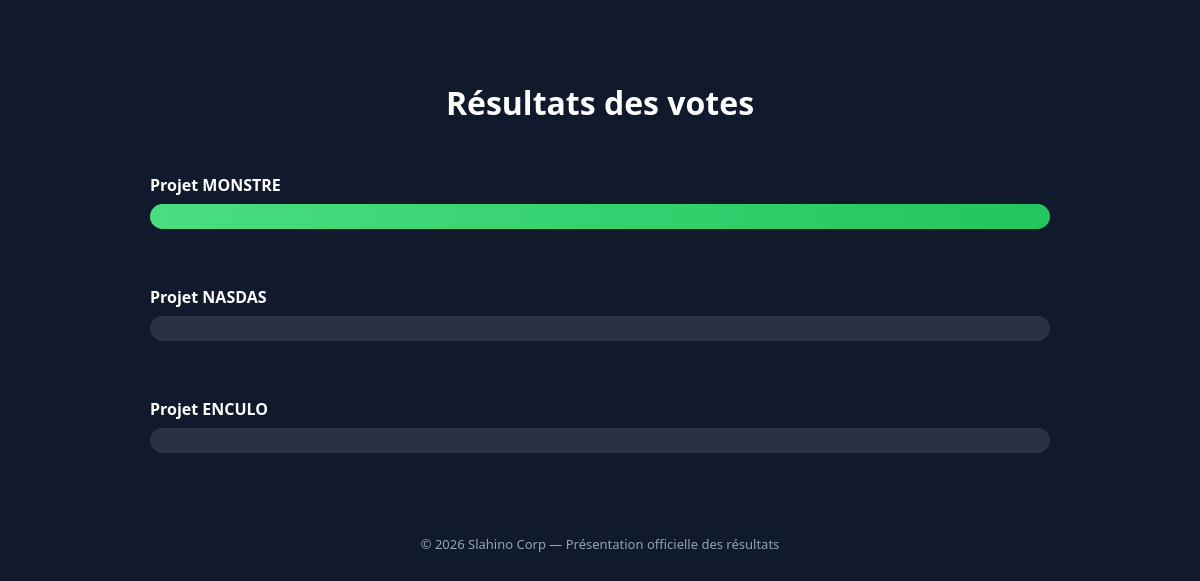
The app's page /resultats, older data.
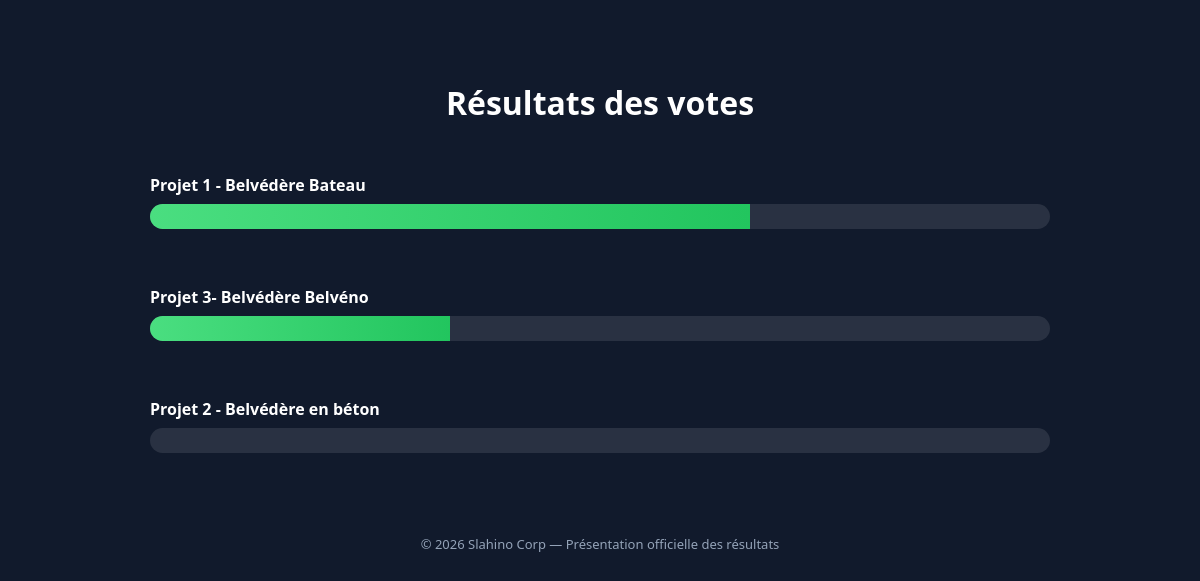
The same page, newer data.
### tables this page shows
CREATE TABLE projets (
    id INTEGER PRIMARY KEY AUTOINCREMENT,
    nom TEXT NOT NULL,
    image TEXT NOT NULL,
    description TEXT NOT NULL,
    nb_votes INTEGER DEFAULT 0
);

### routes/resultat.py (the view)
@resultat_bp.route("/resultats")
def resultats():
    date_resultats = datetime(2026, 3, 3, 23, 21)
    if datetime.now() <= date_resultats:
        return render_template("compte_a_rebours.html",
                               date=date_resultats.strftime("%Y-%m-%d %H:%M:%S"))
    conn = get_connection()
    cursor = conn.cursor()
    cursor.execute( """
        SELECT nom, nb_votes
        FROM projets
        ORDER BY nb_votes DESC
   """ )
    projets = cursor.fetchall()
    conn.close()
    total_votes = sum(p[1] for p in projets) if projets else 0
    return render_template("results.html", projets=projets, total_votes=total_votes)

### services/database.py (called while the page is built)
def get_connection():
    return sqlite3.connect("database.db")

### templates/results.html (shortened to what this page needs)
<!DOCTYPE html>
<html>
<head>
</head>
<body>
<div class="container">
<h1> Résultats des votes</h1>
{% for projet in projets %}
<div class="project">
    <div class="project-name">
        <span>{{ projet[0] }}</span>
    </div>
    <div class="progress-bar">
       <div class="progress-fill"
     data-percent="{% if total_votes > 0 %}{{ (projet[1] / total_votes * 100) | round(2) }}{% else %}0{% endif %}">
</div>
    </div>
</div>
{% endfor %}
<div class="footer">
© 2026 Slahino Corp — Présentation officielle des résultats
</div>
</div>
</body>
</html>

### templates/results.html (style rules this page uses)
body { margin:0; padding:0; font-family: 'Segoe UI', sans-serif; width : 100%; height : 100%; background: #111A2C; color:white; }
.container { max-width:900px; margin:auto; padding:60px 20px; }
h1 { text-align:center; margin-bottom:50px; }
.project { margin-bottom:35px; }
.project-name { display:flex; justify-content:space-between; margin-bottom:8px; font-weight:600; }
.progress-bar { background:rgba(255,255,255,0.1); border-radius:20px; overflow:hidden; height:25px; }
.progress-fill { height:100%; width:0%; background:linear-gradient(90deg,#4ade80,#22c55e); transition:width 3s ease-out; }
.footer { text-align:center; margin-top:60px; font-size:13px; color:#94a3b8; }

Row changes from the older to the newer data that the page shows:
changed projets: nom "Projet NASDAS" → "Projet 1 - Belvédère Bateau"; nb_votes 0 → 2 (drawn)
changed projets: nom "Projet ENCULO" → "Projet 3- Belvédère Belvéno"; nb_votes 0 → 1 (drawn)
changed projets: nom "Projet MONSTRE" → "Projet 2 - Belvédère en béton"; nb_votes 1 → 0 (drawn); moves down the list
